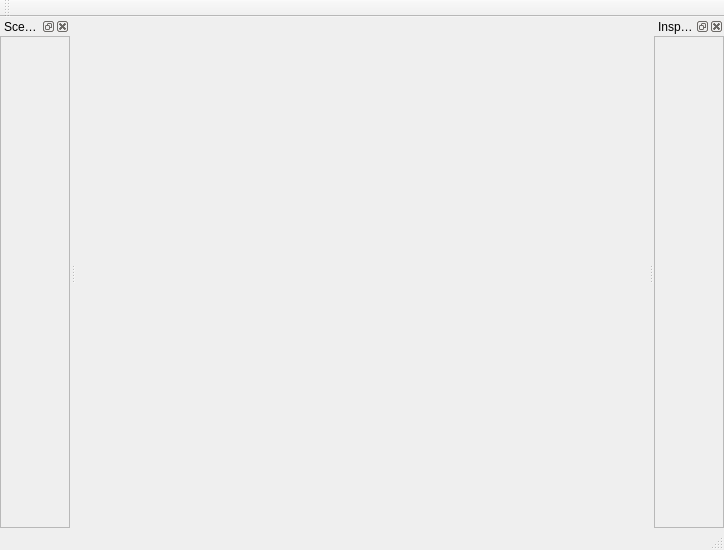
<?xml version="1.0" encoding="UTF-8"?>
<ui version="4.0">
    <class>MainWindow</class>
    <widget class="QMainWindow" name="MainWindow">
        <property name="geometry">
            <rect>
                <x>0</x>
                <y>0</y>
                <width>724</width>
                <height>550</height>
            </rect>
        </property>
        <property name="windowTitle">
            <string>Svarožič</string>
        </property>
        <widget class="QMenuBar" name="menuBar">
            <property name="geometry">
                <rect>
                    <x>0</x>
                    <y>0</y>
                    <width>724</width>
                    <height>36</height>
                </rect>
            </property>
        </widget>
        <widget class="QToolBar" name="toolBar">
            <property name="windowTitle">
                <string>toolBar</string>
            </property>
            <attribute name="toolBarArea">
                <enum>TopToolBarArea</enum>
            </attribute>
            <attribute name="toolBarBreak">
                <bool>false</bool>
            </attribute>
        </widget>
        <widget class="QDockWidget" name="dockSceneHierarchy">
            <property name="allowedAreas">
                <set>Qt::DockWidgetArea::AllDockWidgetAreas</set>
            </property>
            <property name="windowTitle">
                <string>Scene Hierarchy</string>
            </property>
            <attribute name="dockWidgetArea">
                <number>1</number>
            </attribute>
            <widget class="QScrollArea" name="sceneHierarchyScrollArea">
                <property name="widgetResizable">
                    <bool>true</bool>
                </property>
                <widget class="QWidget" name="dockWidgetContents">
                <layout class="QVBoxLayout" name="verticalLayout">
                    <property name="spacing">
                        <number>0</number>
                    </property>
                    <property name="leftMargin">
                        <number>0</number>
                    </property>
                    <property name="topMargin">
                        <number>0</number>
                    </property>
                    <property name="rightMargin">
                        <number>0</number>
                    </property>
                    <property name="bottomMargin">
                        <number>0</number>
                    </property>
                    <item>
                        <widget class="SceneHierarchyWidget" name="sceneHierarchy" native="true"/>
                    </item>
                </layout>
            </widget>
            </widget>
        </widget>
        <widget class="QWidget" name="centralWidget">
            <widget class="NodeEditorWidget" name="nodeEditorWidget"/>
        </widget>
        <widget class="QStatusBar" name="statusBar"/>
        <widget class="QDockWidget" name="dockInspector">
            <property name="allowedAreas">
                <set>Qt::DockWidgetArea::AllDockWidgetAreas</set>
            </property>
            <property name="windowTitle">
                <string>Inspector</string>
            </property>
            <attribute name="dockWidgetArea">
                <number>2</number>
            </attribute>
            <widget class="QScrollArea" name="inspectorScrollArea">
                <property name="widgetResizable">
                    <bool>true</bool>
                </property>
                <widget class="InspectorWidget" name="dockWidgetContents_2"/>
            </widget>
        </widget>
    </widget>
    <customwidgets>
        <customwidget>
            <class>SceneHierarchyWidget</class>
            <extends>QWidget</extends>
            <header>scene/SceneHierarchyWidget.h</header>
            <container>1</container>
        </customwidget>
        <customwidget>
            <class>InspectorWidget</class>
            <extends>QWidget</extends>
            <header>inspector/InspectorWidget.h</header>
            <container>1</container>
        </customwidget>
        <customwidget>
            <class>NodeEditorWidget</class>
            <extends>QWidget</extends>
            <header>materials/NodeEditorWidget.h</header>
            <container>1</container>
        </customwidget>
    </customwidgets>
    <resources/>
    <connections/>
</ui>
